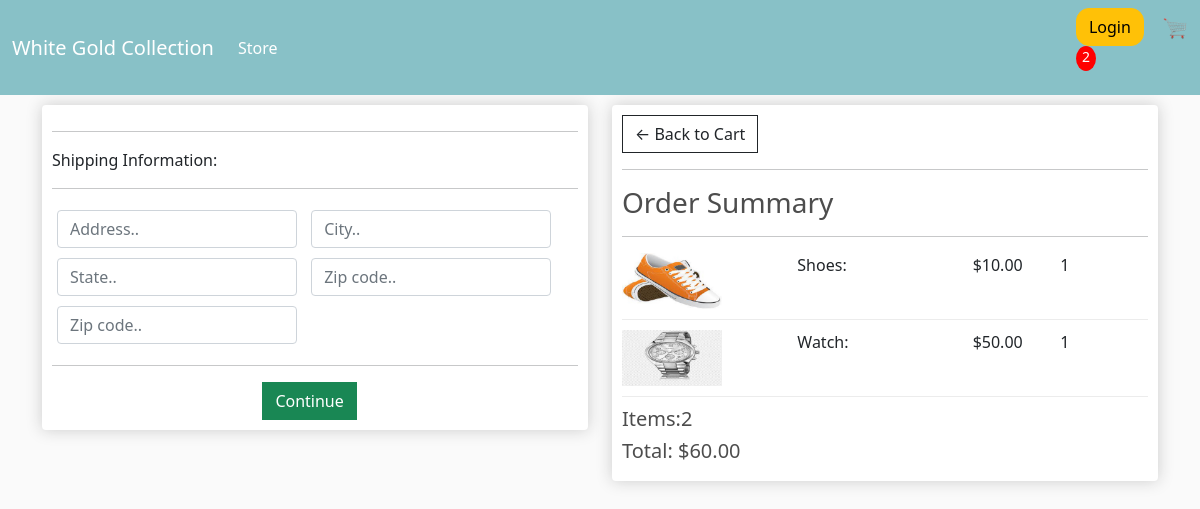
/checkout/ (signed in), run on an earlier commit of the app's database.
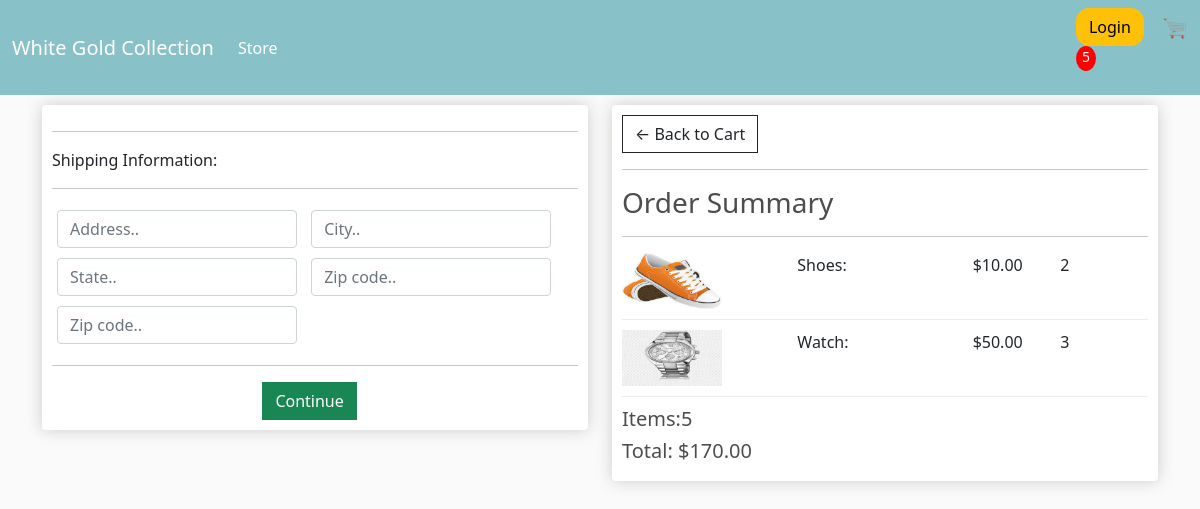
And on a later commit of the database.
### afeapp/models.py (models this page shows, shortened)
class OrderItem(models.Model):
    product = models.ForeignKey(Product, on_delete=models.SET_NULL, blank=True, null=True)
    order = models.ForeignKey(Order, on_delete=models.SET_NULL, blank=True, null=True)
    quantity = models.IntegerField(default=0, null=True, blank = True)
    date_added = models.DateTimeField(auto_now_add=True)
    @property
    def get_total(self):
        total = self.product.price * self.quantity
        return total

class Order(models.Model):
    customer = models.ForeignKey(Customer, on_delete=models.SET_NULL, blank=True, null=True)
    date_ordered = models.DateTimeField(auto_now_add=True)
    complete = models.BooleanField(default=False, blank=False)
    transaction_id = models.CharField(max_length=200, null=True)
    @property
    def shipping(self):
        shipping = False
        orderitems = self.orderitem_set.all()
        for i in orderitems:
            if i.product.digital==False:
                shipping = True
        return shipping
    @property
    def get_cart_total(self):
        orderitems = self.orderitem_set.all()
        total = sum([item.get_total for item in orderitems])
        return total
    @property
    def get_cart_items(self):
        orderitems = self.orderitem_set.all()
        total = sum([item.quantity for item in orderitems])
        return total

class Product(models.Model):
    name = models.CharField(max_length=100, null=True)
    price = models.DecimalField(max_digits=7, decimal_places=2)
    digital = models.BooleanField(default=False, blank=False)
    image = models.ImageField(upload_to='media', null=True, blank=True)
    @property
    def imageURL(self):
        try:
            url = self.image.url
        except:
            url=''
        return url

### afeapp/views.py (the view)
# urls.py: path('checkout/', views.checkout, name='checkout'),
def checkout(request):
    data = cartData(request)
    cartItems = data['cartItems']
    order = data['order']
    items = data['items']
    context={'items':items, 'order':order, 'cartItems':cartItems}
    return render(request, 'checkout.html', context)

### afeapp/utils.py (called while the page is built)
def cartData(request):
    if request.user.is_authenticated:
        customer = request.user.customer
        order, created = Order.objects.get_or_create(customer=customer, complete=False)
        items = order.orderitem_set.all()
        cartItems = order.get_cart_items
    else:
        cookieData = cookieCart(request)
        cartItems = cookieData['cartItems']
        order = cookieData['order']
        items = cookieData['items']
    return {'cartItems':cartItems, 'order':order, 'items':items}

### templates/checkout.html (shortened to what this page needs)
<!DOCTYPE html>
{% extends 'index.html' %}
{% load static %}
    {% block content %}
    <div class="row">
        <div class="col-lg-6">
            <div class="box-element" id="form-wrapper">
                <form id="form" action="">
                    <div id="shipping-info">
                        <hr>
						<p>Shipping Information:</p>
						<hr>
						<div class="form-field">
							<input class="form-control" type="text" name="address" placeholder="Address..">
						</div>
						<div class="form-field">
							<input class="form-control" type="text" name="city" placeholder="City..">
						</div>
						<div class="form-field">
							<input class="form-control" type="text" name="state" placeholder="State..">
						</div>
						<div class="form-field">
							<input class="form-control" type="text" name="zipcode" placeholder="Zip code..">
						</div>
						<div class="form-field">
							<input class="form-control" type="text" name="country" placeholder="Zip code..">
						</div>
                    </div>
                    <hr>
                    <input style="margin-left: 40%;" id="form-button" class="btn btn-success btn-block" type="submit" value="Continue">
                </form>
            </div>
            <br>
        </div>
        <div class="col-lg-6">
            <div class="box-element">
                <a  class="btn btn-outline-dark" href="{% url 'cart' %}">&#x2190; Back to Cart</a>
				<hr>
				<h3>Order Summary</h3>
				<hr>
                {% for item in items %}
                <div class="cart-row">
					<div style="flex:2"><img class="row-image" src="{{item.product.imageURL}}"></div>
					<div style="flex:2"><p>{{item.product.name}}:</p></div>
					<div style="flex:1"><p>${{item.product.price|floatformat:2}}</p></div>
					<div style="flex:1"><p>{{item.quantity}}</p></div>
				</div>
                {% endfor %}
				<h5>Items:{{order.get_cart_items}}</h5>
				<h5>Total: ${{order.get_cart_total|floatformat:2}}</h5>
            </div>
        </div>
    </div>
    {% endblock content %}

What changed in the data, as far as the page shows it:
changed OrderItem "Shoes": quantity "1" → "2"
changed OrderItem "Watch": quantity "1" → "3"
changed through a linked row, Order: get_cart_items "2" → "5"; get_cart_total "60.00" → "170.00"
Also different on the page:
{{ cartItems }}: "2" → "5"
